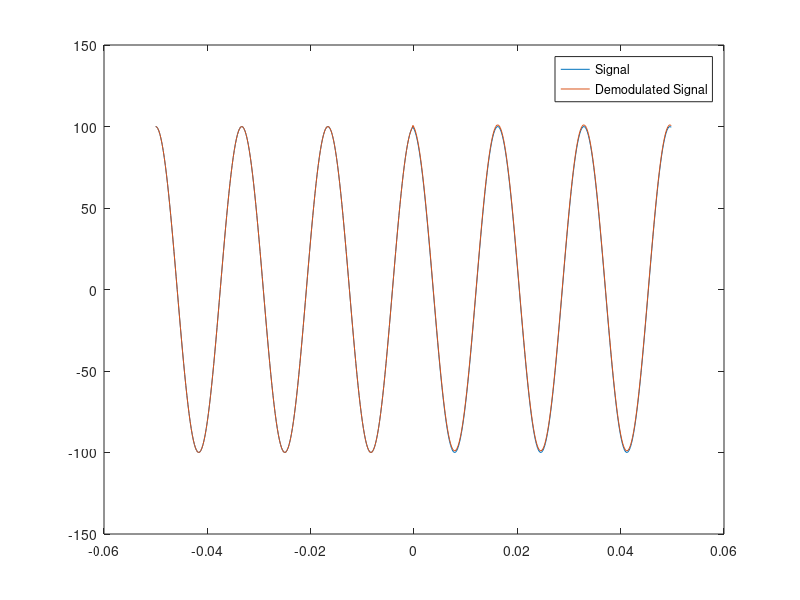
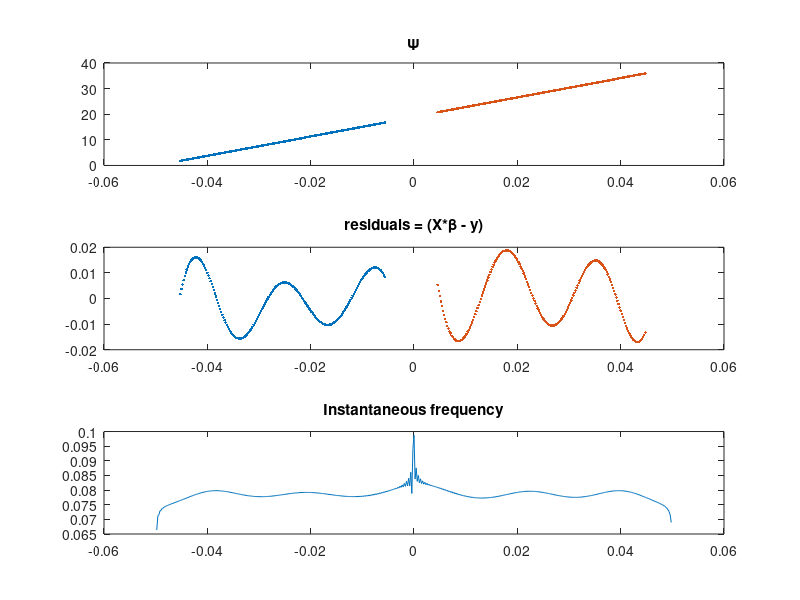
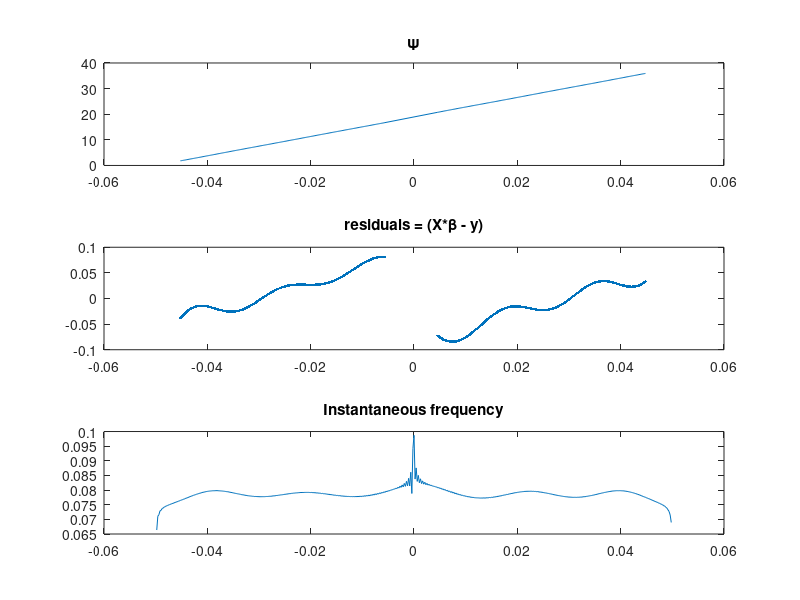

The MATLAB source for these figures, in order:
% Estimation of Sincrophasors with discontinuities
% using MATLAB optimization toolbox 
clear all; close all; clc;

%signal generation
F0 = 60; %Hz nominal
F1 = 60; %Hz fundamental
SampleRate = 4800; %Hz
dt = 1/SampleRate;
AnalysisCycles = 6;
NSamples = floor(AnalysisCycles*SampleRate/F0);
n = -NSamples/2:(NSamples/2-1); %discrete time vector
tau_pp = 0.5; % relative time of step in percent of total time 
tau_0 = (tau_pp - 0.5)*NSamples; %discrete time displacement
n = n - tau_0;
t = n*dt; %time vector
Vm = 100; %70*sqrt(2);
Ps = 0; %phase in degrees

% Phase in radians
Ph = Ps*pi/180;

KaS = 10;   % IEEE Std phase (angle) step index: 10 degrees
KxS = 0;   % magnitude step index: 0.1 
Wf = 2*pi*F1;  % fundamental frequency

Xm = Vm; %for now, single phase; TODO: 6-channels
Ain = zeros(length(Xm),length(t));
% Amplitude Step: applied after time passes 0
i = 1;
Ain(i,:) = Xm(i);
Ain(i,t >= 0) = Ain(i,t >= 0) * (1 + KxS(i));
%Phase step
Theta(i,:) = (Wf(i)*t) ...                         % Fundamental
                 + Ph(i);               % phase shift
Theta(i,t >= 0) = Theta(i,t >= 0) + (KaS(i) * pi/180);
cSignal = (Ain.*exp(-1i.*Theta));
SNR = 90; %dB SNR = 20 log_10 Asinal/Aruido => Aruido = Asinal/10^(SNR/20)
Aruido = Vm/10^(SNR/20);
Signal = real(cSignal) + Aruido*(rand(1,length(t))-0.5);

%we should filter the signal...
% N_FIR = 100;        % FIR filter order
% Fp  = 500;       % 500 Hz passband-edge frequency
% Fs  = SampleRate;       % 96 kHz sampling frequency
% Rp  = 0.00057565; % Corresponds to 0.01 dB peak-to-peak ripple
% Rst = 1e-4;       % Corresponds to 80 dB stopband attenuation
% 
% eqnum = firceqrip(N_FIR,Fp/(Fs/2),[Rp Rst],'passedge'); % eqnum = vec of coeffs
% lowpassFIR = dsp.FIRFilter('Numerator',eqnum); %or eqNum200 or numMinOrder
% %fvtool(lowpassFIR,'Fs',Fs,'Color','White')
% Sig_filt = lowpassFIR(Signal);
% figure; plot(Sig_filt,'r');
% legend('Filtered Signal');

%%%% Estimation of tau
%addpath('.\common')
%load filter_PB20_20Hz_5th % b20 a20 (elliptic lowpass filter with 20Hz passband and zero at 60 Hz)

%Hilbert filter
br = floor(0.05*NSamples); % 5% of NSamples are taken off at the beggining and end
z=hilbert(Signal');  % calculates the analytic signal associated with Signal
Psi = unwrap(angle(z));

f_hi=unwrap(angle(z(2:end,:).*conj(z(1:end-1,:))));  % Hilbert estimate of the instantaneous frequency of Signal
f=f_hi-median(f_hi(br:end-br));

%Ain = (Ain - mean(Ain))./abs(Ain);

%Total Variation of Psi
% m = length(Psi);
% D = zeros(m,m); 
% for i = 1:m-1
%    D(i,i) = -1;
%    D(i,i+1) = 1;
% end
% D(m,m) = 1;
% 
% TV = sum(abs(D*Psi));
% figure; 
% plot(t,TV,t,Psi); title('Total variation of \Psi')
% legend('TV(\Psi)','\Psi')


%threshold
th = 0.01;

[ifmax, imax] = max(abs(f(br:end-br)));
imax_th = find(abs(f(br:end-br))>th,1);
imax_th = imax_th + br - 1;

if imax_th>0
    tau_e = imax_th*dt
    tau = (tau_0 + NSamples/2)*dt
else
    tau_e = 0;
    tau = 0;
    imax_th = size(t,2)+1;
end

tau_error = (tau_e - tau)

%trying to demodulate signal with nominal values
% for phase
demod = 1; %cos(KaS*pi/180);
if imax_th>0
    Sig_demod = [Signal(1:imax_th) Signal(imax_th+1:end)+demod];
else 
    Sig_demod = Signal;
end
plot(t,Signal)
hold on; plot(t,Sig_demod); legend('Signal','Demodulated Signal')
%now, recalculate hilbert with demodulated signal
z=hilbert(Sig_demod');  % calculates the analytic signal associated with Signal
Psi = unwrap(angle(z));
f_hi=unwrap(angle(z(2:end,:).*conj(z(1:end-1,:))));  % Hilbert estimate of the instantaneous frequency of Signal
f=f_hi-median(f_hi(br:end-br));


%splittig Psi in two
Psi_1 = Psi(br:imax_th-1-br);
t_1 = t(br:imax_th-1-br);
Psi_2 = Psi(imax_th+br:end-br);
t_2 = t(imax_th+br:end-br);

%estimation of angular frequency (w = 2*pi*f) using hilbert
% w is the slope of the linear curve

%1st degree model matrix
%calculating 2freqs
X1 = [t_1' ones(size(t_1))']; y = Psi_1;
beta = (X1'*X1)\X1'*y;
fest_1 = beta(1)/(2*pi)
ferr_1 = 100*(fest_1 - F1)/F1
res_1 = (X1*beta - y);

X2 = [t_2' ones(size(t_2))']; y = Psi_2;
beta = (X2'*X2)\X2'*y;
fest_2 = beta(1)/(2*pi)
ferr_2 = 100*(fest_2 - F1)/F1
res_2 = (X2*beta - y);

fest = mean([fest_1 fest_2])
ferr = 100*(fest - F1)/F1

figure
subplot(3,1,1); plot(t_1,Psi_1,'.',t_2,Psi_2,'.'); title('\Psi')
subplot(3,1,2); plot(t_1,res_1,'.',t_2,res_2,'.'); title('residuals = (X*\beta - y)')
subplot(3,1,3); plot(t(2:end),abs(f_hi)); title('Instantaneous frequency')

%Other approach
%calculating 1freq
Psi = [Psi_1; Psi_2]; y = Psi;
t_m = [t_1 t_2]';
X = [t_m'; ones(size(t_m))']';
beta = (X'*X)\X'*y;
fest_m = beta(1)/(2*pi)
ferr_m = 100*(fest_m - F1)/F1
res_m = (X*beta - y);
figure
subplot(3,1,1); plot(t_m,Psi); title('\Psi')
subplot(3,1,2); plot(t_m,res_m,'.'); title('residuals = (X*\beta - y)')
subplot(3,1,3); plot(t(2:end),abs(f_hi)); title('Instantaneous frequency')


